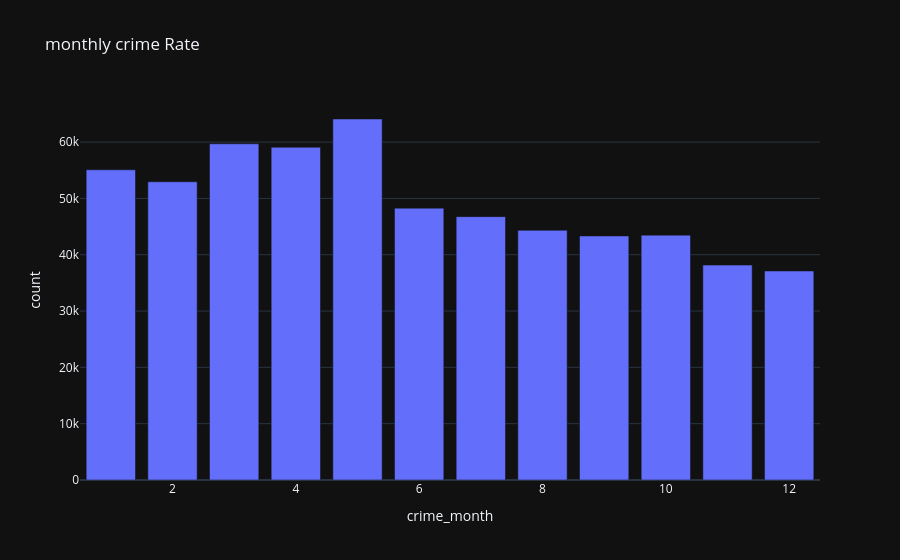

The cell this chart's notebook holds for it:
### Code cell
fig_line=px.bar(
    monthly_crime_rate,
    x="crime_month",
    y="count",
    title="monthly crime Rate",
    template="plotly_dark"
)
fig_line.show()

### Figure 1 — Plotly figure (JSON) as saved in the notebook; plotly's stock layout.template omitted (floating-point values rounded to 4 significant figures)
{"data": [{"hovertemplate": "crime_month=%{x}<br>count=%{y}<extra></extra>", "legendgroup": "", "marker": {"color": "#636efa", "pattern": {"shape": ""}}, "name": "", "orientation": "v", "showlegend": false, "textposition": "auto", "type": "bar", "x": [5, 3, 4, 1, 2, 6, 7, 8, 10, 9, 11, 12], "xaxis": "x", "y": [64101, 59695, 59085, 55074, 52952, 48271, 46763, 44338, 43481, 43337, 38156, 37116], "yaxis": "y"}], "layout": {"barmode": "relative", "legend": {"tracegroupgap": 0}, "title": {"text": "monthly crime Rate"}, "xaxis": {"anchor": "y", "domain": [0, 1], "title": {"text": "crime_month"}}, "yaxis": {"anchor": "x", "domain": [0, 1], "title": {"text": "count"}}}}
